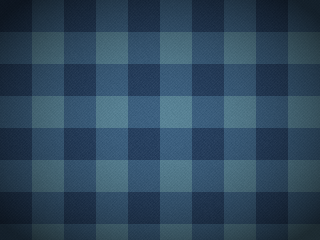
#> input picture gfx/png/bgbot/blanket.png, 320 x 240 px; its folder holds only this picture in this run
$ python -i gen_assets.py   (imports and definitions only)
#> lines starting #> are read from the running program, lines starting #| are printed output that depends on the picture
#!/usr/bin/env python3
"""Generates every Fruit Slicer 3DS asset from code: no third-party art, fonts or samples.

Outputs (all committed, so building the game only needs devkitPro):
  gfx/*.t3s, gfx/png/**   sprite sheets for tex3ds
  romfs/audio/*.pcm       FSA1 mono PCM16 sound effects and music
  meta/icon.png, meta/banner.png, meta/banner.wav
  source/font_metrics.h   glyph lookup tables

Requires Pillow and numpy. Output is deterministic.
"""
import math
import os
import random
import shutil
import sys

import numpy as np
from PIL import Image, ImageChops, ImageDraw, ImageFilter

ROOT = os.path.abspath(os.path.join(os.path.dirname(__file__), ".."))
SS = 4  # supersampling factor for all vector drawing
CREAM = (255, 246, 226, 255)
INK = (38, 28, 54, 255)


# [4 lines left out: function path, not called in this run]


# ---------------------------------------------------------------- image helpers
def canvas(w, h=None):
    h = h or w
    return Image.new("RGBA", (w * SS, h * SS), (0, 0, 0, 0))


def shrink(img):
    return img.resize((img.width // SS, img.height // SS), Image.LANCZOS)


def mask_of(img):
    return img.getchannel("A")


def recolor(mask, color):
    out = Image.new("RGBA", mask.size, color[:3] + (255,))
    a = color[3] if len(color) > 3 else 255
    out.putalpha(mask.point(lambda v: v * a // 255))
    return out


def dilate(mask, radius):
    """Round dilation via blur + threshold; cheap at supersampled sizes."""
    blurred = mask.filter(ImageFilter.GaussianBlur(radius * 0.72))
    return blurred.point(lambda v: 255 if v > 12 else 0)


def sticker(img, border=2.2, shadow=True):
    """Die-cut sticker treatment: cream border and a soft ink drop shadow."""
    m = mask_of(img)
    edge = dilate(m, border * SS)
    out = Image.new("RGBA", img.size, (0, 0, 0, 0))
    if shadow:
        sh = ImageChops.offset(edge, 0, int(1.4 * SS)).filter(ImageFilter.GaussianBlur(SS))
        out.alpha_composite(recolor(sh, INK[:3] + (120,)))
    out.alpha_composite(recolor(edge, CREAM))
    out.alpha_composite(img)
    return out


# [17 lines left out: function shade, not called in this run]


# ---------------------------------------------------------------- fruit
CELL = 64


def el(d, cx, cy, rx, ry, fill):
    d.ellipse([(cx - rx) * SS, (cy - ry) * SS, (cx + rx) * SS, (cy + ry) * SS], fill=fill)


def poly(d, pts, fill):
    d.polygon([(x * SS, y * SS) for x, y in pts], fill=fill)


# [6 lines left out: function leaf, not called in this run]


def stem(d, x0, y0, x1, y1, w=3, fill=(102, 66, 44, 255)):
    d.line([x0 * SS, y0 * SS, x1 * SS, y1 * SS], fill=fill, width=w * SS)


# [10 lines left out: functions f_apple, f_apple_top, not called in this run]


def f_orange(d):
    el(d, 32, 33, 21, 21, (247, 146, 38, 255))


# [25 lines left out: functions f_orange_top, f_lemon, f_lemon_top, f_pear, not called in this run]


def f_pear_top(d):
    stem(d, 32, 11, 35, 5)
    leaf(d, 34, 8, 10, 12, (86, 170, 72, 255))


def f_plum(d):
    el(d, 32, 33, 20, 22, (122, 58, 164, 255))


def f_plum_top(d):
    d.arc([18 * SS, 11 * SS, 42 * SS, 55 * SS], -80, 80, fill=(88, 36, 128, 255), width=int(1.6 * SS))
    stem(d, 32, 13, 30, 6, 2)


def f_melon(d):
    el(d, 32, 32, 25, 25, (58, 148, 78, 255))


# [7 lines left out: function f_melon_top, not called in this run]


def f_kiwi(d):
    el(d, 32, 32, 21, 18, (134, 96, 56, 255))


# [39 lines left out: functions f_kiwi_top, f_berry, f_berry_top, f_gold, f_gold_top, not called in this run]


def f_peach(d):
    el(d, 32, 34, 21, 20, (250, 164, 110, 255))
    el(d, 24, 30, 12, 13, (240, 96, 92, 200))


# [4 lines left out: function f_peach_top, not called in this run]


def f_pineapple(d):
    el(d, 32, 39, 16, 20, (240, 178, 50, 255))


# [11 lines left out: function f_pineapple_top, not called in this run]


def f_coconut(d):
    el(d, 32, 33, 22, 21, (92, 62, 42, 255))


# [52 lines left out: functions f_coconut_top, spr_sunburst, overlay, not called in this run]


def bez(p0, p1, p2, t):
    u = 1 - t
    return (u * u * p0[0] + 2 * u * t * p1[0] + t * t * p2[0], u * u * p0[1] + 2 * u * t * p1[1] + t * t * p2[1])


# [47 lines left out: functions bez_normal, tube, tube_at_x, cut_circles, not called in this run]


BANANA = ((7, 21), (30, 60), (57, 17))


def banana_w(t):
    return 1.2 + 7.3 * math.sin(math.pi * t) ** 0.6


def f_banana(d):
    poly(d, tube(BANANA, banana_w), (252, 214, 64, 255))
    poly(d, tube(((55.2, 20), (57, 15), (59.5, 11)), lambda t: 2.4 - 0.4 * t, 8), (150, 152, 64, 255))


# [54 lines left out: functions f_banana_top, cut_banana, mango_outline, f_mango, f_mango_top, cut_mango, not called in this run]


CHERRIES = ((39, 36.5, 10.5), (27, 44, 12))  # back, then front


# [15 lines left out: functions f_cherry, f_cherry_top, not called in this run]


def cut_cherry(fd, cy, ch, cut_w, flesh, rim):
    cut_circles(fd, CHERRIES, cut_w, flesh, rim, None, pit=(240, 222, 196, 255))


# [12 lines left out: function dragon_flaps, not called in this run]


def lerp2(a, b, t):
    return (a[0] + (b[0] - a[0]) * t, a[1] + (b[1] - a[1]) * t)


# [89 lines left out: functions f_dragon, f_dragon_top, cut_dragon, spiky_points, f_spiky, f_spiky_top and 4 more, not called in this run]


def cut_grapes(fd, cy, ch, cut_w, flesh, rim):
    cut_circles(fd, grape_circles(), cut_w, flesh, rim, (150, 176, 96, 255))


def f_grape(d):
    stem(d, 32, 26, 33.5, 20.5, 2)
    el(d, 32, 37, 11, 11, (122, 58, 168, 255))


def f_grape_top(d):
    el(d, 32, 26.6, 2.0, 1.0, (84, 34, 122, 255))
    el(d, 27.5, 32, 2.4, 1.7, (220, 196, 244, 255))


def cut_grape(fd, cy, ch, cut_w, flesh, rim):
    cut_circles(fd, ((32, 37, 11),), cut_w, flesh, rim, (150, 176, 96, 255))


HONEY = (232, 132, 22, 255)


def f_honey(d):
    el(d, 32, 35, 21.5, 21.5, (236, 180, 74, 255))


# [49 lines left out: functions f_honey_top, jelly_outline, f_jelly, f_jelly_top, not called in this run]


CHILI = ((19, 16), (26, 52), (60, 49))


def chili_w(t):
    return 7.4 * (1 - t) ** 0.7 * min(1.0, 0.6 + t * 4) + 0.7


# [26 lines left out: functions f_chili, f_chili_top, cut_chili, not called in this run]


BUNCH = (((39, 11), (9, 20), (13, 55)), ((39, 11), (24, 33), (34, 60)), ((39, 11), (43, 33), (56, 50)))  # back to front


def bunch_w(t):
    return 1.6 + 6.6 * math.sin(math.pi * min(1.0, t * 1.04)) ** 0.55


# [24 lines left out: functions f_bunch, f_bunch_top, cut_bunch, not called in this run]


def f_pomegranate(d):
    el(d, 32, 38, 21.5, 20.5, (196, 38, 58, 255))
    poly(d, [(25, 21), (24, 8), (29, 13), (32, 6), (35, 13), (40, 8), (39, 21)], (160, 28, 48, 255))


# [19 lines left out: functions f_pomegranate_top, cut_pomegranate, not called in this run]


PINATA_POINTS = [(32 + math.cos(a) * 30, 34 + math.sin(a) * 28) for a in (math.radians(k * 60 - 90) for k in range(6))]
PINATA_COLOURS = ((238, 66, 138, 255), (255, 200, 54, 255), (46, 186, 190, 255), (252, 128, 44, 255))


# [30 lines left out: functions f_pinata, f_pinata_top, cut_pinata, not called in this run]


# name, body, details, flesh colour, rim colour, seed colour (or a function that draws the whole cut face), half-width of cut face
FRUITS = [
    ("apple", f_apple, f_apple_top, (255, 240, 190, 255), (246, 216, 150, 255), (92, 54, 34, 255), 9),
    ("orange", f_orange, f_orange_top, (255, 176, 66, 255), (255, 232, 180, 255), (255, 212, 130, 255), 10),
    ("lemon", f_lemon, f_lemon_top, (252, 240, 130, 255), (255, 250, 214, 255), (240, 222, 96, 255), 8),
    ("pear", f_pear, f_pear_top, (248, 246, 196, 255), (226, 232, 150, 255), (98, 70, 42, 255), 8),
    ("plum", f_plum, f_plum_top, (240, 190, 90, 255), (214, 110, 110, 255), (146, 86, 48, 255), 9),
    ("melon", f_melon, f_melon_top, (238, 66, 82, 255), (244, 244, 190, 255), (40, 26, 30, 255), 12),
    ("kiwi", f_kiwi, f_kiwi_top, (150, 208, 80, 255), (214, 232, 170, 255), (34, 30, 26, 255), 9),
    ("berry", f_berry, f_berry_top, (252, 120, 140, 255), (255, 196, 200, 255), (255, 230, 190, 255), 8),
    ("peach", f_peach, f_peach_top, (255, 214, 130, 255), (250, 150, 110, 255), (150, 70, 50, 255), 10),
    ("pineapple", f_pineapple, f_pineapple_top, (255, 232, 110, 255), (255, 246, 190, 255), (232, 190, 60, 255), 9),
    ("coconut", f_coconut, f_coconut_top, (250, 250, 244, 255), (255, 255, 255, 255), (226, 226, 214, 255), 11),
    ("gold", f_gold, f_gold_top, (255, 236, 120, 255), (255, 250, 200, 255), (214, 150, 20, 255), 8),
    ("banana", f_banana, f_banana_top, (252, 246, 214, 255), (246, 224, 120, 255), cut_banana, 6),
    ("mango", f_mango, f_mango_top, (255, 172, 30, 255), (255, 208, 96, 255), cut_mango, 10),
    ("cherry", f_cherry, f_cherry_top, (168, 20, 44, 255), (130, 12, 32, 255), cut_cherry, 4.5),
    ("dragon", f_dragon, f_dragon_top, (252, 250, 248, 255), (226, 52, 132, 255), cut_dragon, 10),
    ("spiky", f_spiky, f_spiky_top, (250, 238, 160, 255), (70, 122, 62, 255), cut_spiky, 9),
    ("grapes", f_grapes, f_grapes_top, (206, 234, 150, 255), (108, 50, 140, 255), cut_grapes, 4),
    ("grape", f_grape, f_grape_top, (206, 234, 150, 255), (108, 50, 140, 255), cut_grape, 5.5),
    ("honey", f_honey, f_honey_top, (255, 146, 46, 255), (246, 206, 110, 255), (255, 226, 160, 255), 11),
    ("jelly", f_jelly, f_jelly_top, (255, 196, 222, 255), (120, 220, 214, 255), (255, 255, 255, 255), 10),
    ("chili", f_chili, f_chili_top, (250, 100, 52, 255), (190, 26, 30, 255), cut_chili, 5),
    ("bunch", f_bunch, f_bunch_top, (252, 246, 214, 255), (246, 224, 120, 255), cut_bunch, 5),
    ("pomegranate", f_pomegranate, f_pomegranate_top, (250, 214, 196, 255), (214, 70, 84, 255), cut_pomegranate, 12),
    ("pinata", f_pinata, f_pinata_top, (255, 232, 170, 255), (238, 66, 138, 255), cut_pinata, 11),
]


# [116 lines left out: functions fruit_images, spr_bomb, spr_power, not called in this run]


COIN_GOLD = (246, 196, 62, 255)
COIN_DEEP = (214, 150, 34, 255)
COIN_LIGHT = (255, 232, 140, 255)


# [241 lines left out: functions spr_coin, spr_coin_rim, spr_splat, spr_soft, spr_drop, spr_spark and 10 more, not called in this run]


CARD_ICONS = [
    "ring", "health", "armor", "blade", "regrowth", "longedge", "steady", "lucky", "parry",
    "juice", "magnet", "bombsquad", "secondwind", "battery", "goldtouch", "seedpouch", "sharprind",
    "echo", "sweep", "luckyleaf", "overflow", "rhythm", "thickpeel", "glass",
    "blender", "freezepop", "defuser", "smoothie", "cleaver", "fruitrain", "pull", "slowmo",
    "goldapple", "fruitbomb", "rindwall", "ripeseed", "skippeel", "bossbane", "luckypit", "coinjar",
    "laststand", "flood",
]
# Badge colours by kind: upgrades amber, passive charms green, reusable charms blue, single use pink.
CARD_KIND = [0] * 9 + [1] * 15 + [2] * 8 + [3] * 10
KIND_COLOURS = [((236, 168, 58, 255), (150, 96, 26, 255)), ((104, 178, 98, 255), (50, 108, 48, 255)),
                ((84, 150, 224, 255), (36, 82, 150, 255)), ((226, 104, 146, 255), (140, 48, 86, 255))]


# [217 lines left out: functions spr_card_icon, orchard_sprites, spr_crack, spr_ring, not called in this run]


# ---------------------------------------------------------------- stroke font
# Original letterforms: polylines on a 4x6 grid, drawn with round caps.
GLYPHS = {
    "A": [[(0, 6), (2, 0), (4, 6)], [(1, 4), (3, 4)]],
    "B": [[(0, 0), (0, 6), (3, 6), (4, 5), (4, 4), (3, 3), (0, 3)], [(3, 3), (3.6, 2.2), (3.6, 1), (3, 0), (0, 0)]],
    "C": [[(4, 1), (3, 0), (1, 0), (0, 1), (0, 5), (1, 6), (3, 6), (4, 5)]],
    "D": [[(0, 0), (0, 6), (2.6, 6), (4, 4.6), (4, 1.4), (2.6, 0), (0, 0)]],
    "E": [[(4, 0), (0, 0), (0, 6), (4, 6)], [(0, 3), (3, 3)]],
    "F": [[(4, 0), (0, 0), (0, 6)], [(0, 3), (3, 3)]],
    "G": [[(4, 1), (3, 0), (1, 0), (0, 1), (0, 5), (1, 6), (3, 6), (4, 5), (4, 3.2), (2.2, 3.2)]],
    "H": [[(0, 0), (0, 6)], [(4, 0), (4, 6)], [(0, 3), (4, 3)]],
    "I": [[(1, 0), (3, 0)], [(2, 0), (2, 6)], [(1, 6), (3, 6)]],
    "J": [[(1, 0), (4, 0)], [(3.2, 0), (3.2, 5), (2.2, 6), (1, 6), (0, 5)]],
    "K": [[(0, 0), (0, 6)], [(4, 0), (0, 3.4)], [(1.4, 2.4), (4, 6)]],
    "L": [[(0, 0), (0, 6), (4, 6)]],
    "M": [[(0, 6), (0, 0), (2.5, 3.6), (5, 0), (5, 6)]],
    "N": [[(0, 6), (0, 0), (4, 6), (4, 0)]],
    "O": [[(1, 0), (3, 0), (4, 1), (4, 5), (3, 6), (1, 6), (0, 5), (0, 1), (1, 0)]],
    "P": [[(0, 6), (0, 0), (3, 0), (4, 1), (4, 2.4), (3, 3.4), (0, 3.4)]],
    "Q": [[(1, 0), (3, 0), (4, 1), (4, 5), (3, 6), (1, 6), (0, 5), (0, 1), (1, 0)], [(2.6, 4.4), (4.2, 6.2)]],
    "R": [[(0, 6), (0, 0), (3, 0), (4, 1), (4, 2.2), (3, 3.2), (0, 3.2)], [(2, 3.2), (4, 6)]],
    "S": [[(4, 1), (3, 0), (1, 0), (0, 1), (0, 2), (1, 3), (3, 3), (4, 4), (4, 5), (3, 6), (1, 6), (0, 5)]],
    "T": [[(0, 0), (4, 0)], [(2, 0), (2, 6)]],
    "U": [[(0, 0), (0, 5), (1, 6), (3, 6), (4, 5), (4, 0)]],
    "V": [[(0, 0), (2, 6), (4, 0)]],
    "W": [[(0, 0), (1.2, 6), (2.5, 2), (3.8, 6), (5, 0)]],
    "X": [[(0, 0), (4, 6)], [(4, 0), (0, 6)]],
    "Y": [[(0, 0), (2, 3), (4, 0)], [(2, 3), (2, 6)]],
    "Z": [[(0, 0), (4, 0), (0, 6), (4, 6)]],
    "0": [[(1, 0), (3, 0), (4, 1), (4, 5), (3, 6), (1, 6), (0, 5), (0, 1), (1, 0)], [(1.2, 4.4), (2.8, 1.6)]],
    "1": [[(0.6, 1.4), (2, 0), (2, 6)], [(0.6, 6), (3.4, 6)]],
    "2": [[(0, 1), (1, 0), (3, 0), (4, 1), (4, 2), (0, 6), (4, 6)]],
    "3": [[(0, 1), (1, 0), (3, 0), (4, 1), (4, 2), (3, 3), (1.6, 3)], [(3, 3), (4, 4), (4, 5), (3, 6), (1, 6), (0, 5)]],
    "4": [[(3, 6), (3, 0), (0, 4), (4, 4)]],
    "5": [[(4, 0), (0.4, 0), (0.2, 2.6), (3, 2.6), (4, 3.6), (4, 5), (3, 6), (1, 6), (0, 5)]],
    "6": [[(3.6, 0), (1.4, 0), (0, 2), (0, 5), (1, 6), (3, 6), (4, 5), (4, 3.6), (3, 2.8), (1, 2.8), (0, 3.6)]],
    "7": [[(0, 0), (4, 0), (1.4, 6)]],
    "8": [[(1, 3), (0, 2), (0, 1), (1, 0), (3, 0), (4, 1), (4, 2), (3, 3), (1, 3), (0, 4), (0, 5), (1, 6), (3, 6), (4, 5), (4, 4), (3, 3)]],
    "9": [[(0.4, 6), (2.6, 6), (4, 4), (4, 1), (3, 0), (1, 0), (0, 1), (0, 2.4), (1, 3.2), (3, 3.2), (4, 2.4)]],
    "+": [[(0.6, 3), (3.4, 3)], [(2, 1.6), (2, 4.4)]],
    "-": [[(0.8, 3), (3.2, 3)]],
    "!": [[(1, 0), (1, 4)], [(1, 6), (1, 6.01)]],
    "?": [[(0, 1), (1, 0), (3, 0), (4, 1), (4, 2), (2, 3.4), (2, 4.2)], [(2, 6), (2, 6.01)]],
    ".": [[(1, 6), (1, 6.01)]],
    ",": [[(1, 5.6), (0.6, 6.8)]],
    ":": [[(1, 2), (1, 2.01)], [(1, 5), (1, 5.01)]],
    "/": [[(3, 0), (0, 6)]],
    "%": [[(4, 0), (0, 6)], [(0.6, 0.6), (0.61, 0.6)], [(3.4, 5.4), (3.41, 5.4)]],
    "'": [[(1, 0), (1, 1.4)]],
    "(": [[(2, 0), (1, 1.4), (1, 4.6), (2, 6)]],
    ")": [[(1, 0), (2, 1.4), (2, 4.6), (1, 6)]],
    "=": [[(0.6, 2.2), (3.4, 2.2)], [(0.6, 3.8), (3.4, 3.8)]],
    "&": [[(4, 6), (1, 1.6), (1.6, 0.2), (2.8, 0.2), (3.2, 1.4), (0.2, 4.2), (0.4, 5.6), (2, 6), (4, 3.6)]],
    "_": [[(0, 6.6), (4, 6.6)]],
}


def glyph_extent(ch):
    xs = [p[0] for line in GLYPHS[ch] for p in line]
    return min(xs), max(xs)


# [21 lines left out: function stroke_text, not called in this run]


FONT_CELL = 40
FONT_SIZE = 26
FONT_STROKE = 5.2


# [87 lines left out: functions font_glyphs, spr_logo, v_gradient, hill_layer, not called in this run]


from gen_backgrounds import bg_top, bg_boards  # noqa: E402


# ---------------------------------------------------------------- meta art
# [89 lines left out: functions meta_art, write_sheet, build_graphics, build_font, not called in this run]


# [11 lines not run here, left out]

>>> from PIL import Image
>>> picture = Image.open('../gfx/png/bgbot/blanket.png')
#> picture is the input picture: PIL image 320x240 RGBA; mean R, G, B, A 45.8, 71.3, 92.4, 255
>>> result = sticker(picture)
#> in mask_of, `return img.getchannel("A")`: returned value: PIL image 320x240 L; every value is 255
#> in sticker, `out = Image.new("RGBA", img.size, (0, 0, 0, 0))`: out: PIL image 320x240 RGBA; every value is 0
#> in recolor, `out = Image.new("RGBA", mask.size, color[:3] + (255,))`:
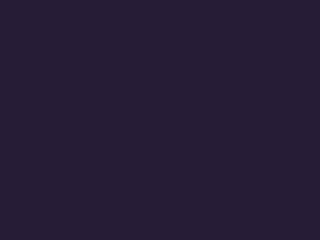
#> out: PIL image 320x240 RGBA; mean R, G, B, A 38, 28, 54, 255
#> in recolor, `out.putalpha(mask.point(lambda v: v * a // 255))`:
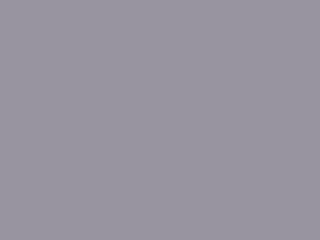
#> out: PIL image 320x240 RGBA; mean R, G, B, A 38, 28, 54, 120; transparent parts drawn white
#> call 2 of recolor, with color = (255, 246, 226, 255)
#> in recolor (call 2), `out = Image.new("RGBA", mask.size, color[:3] + (255,))`:
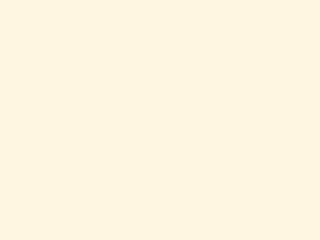
#> out: PIL image 320x240 RGBA; mean R, G, B, A 255, 246, 226, 255
